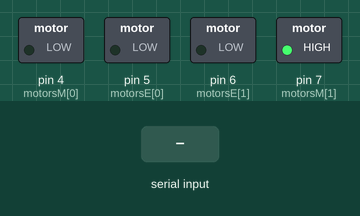
Simulated run of this sketch. Board: Arduino Uno, built with avr-gcc and run on an emulated ATmega328P. Shown: switched loads named in the sketch (green lamp = pin HIGH). The test bench sets the inputs (shaded band).

Above: at 1.2 s.
1.3 s: "W" received over Serial
At 2.1 s:
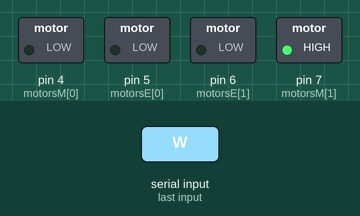
2.9 s: "S" received over Serial
At 3.3 s:
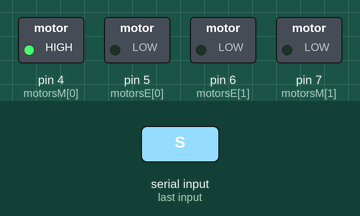
4.5 s: "A" received over Serial
At 5.7 s:
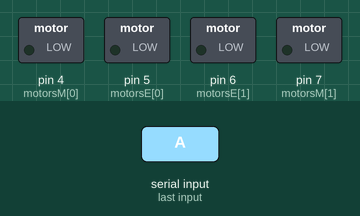
6.1 s: "D" received over Serial
At 7.0 s:
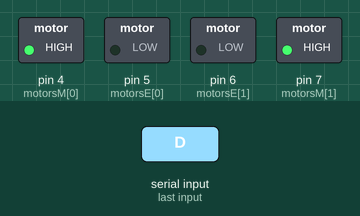
7.7 s: "2" received over Serial
At 8.2 s:
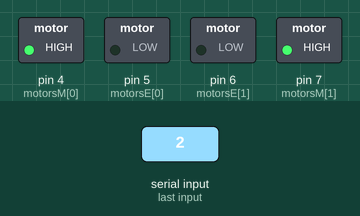
9.3 s: "3" received over Serial
At 10.6 s:
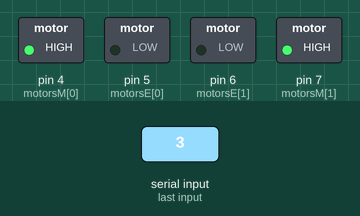
Timing chart, 0 to 11.9 s (numbered marks = the images above; inputs shaded):
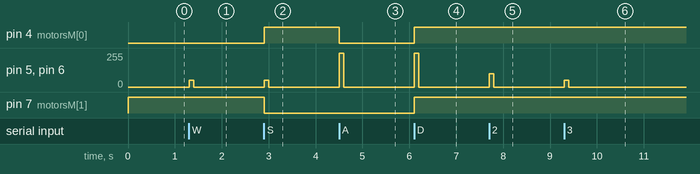

The sketch:

arduino-sirtitan.ino
```cpp
/*
   SirTitan
   Author: https://github.com/rafaelalmeidatk
*/

//--------------------------------------------------
// Motors

int motorsE[2] = { 5, 6 };
int motorsM[2] = { 4, 7 };

//--------------------------------------------------
// Moves

const int M_LEFT = 0;
const int M_RIGHT = 1;

const int FRONT = 0;
const int BACK = 1;
const int LEFT = 2;
const int RIGHT = 3;

const int FAST = 0;
const int MEDIUM = 1;
const int SLOW = 2;

int speeds[3] = { 255, 100, 50 };

//--------------------------------------------------
// Current Speed

int currentSpeed = 0;

//--------------------------------------------------
// Movement changed

bool changed = false;

//--------------------------------------------------

void updateMotorsSpeed(int speedId) {
  if (speedId < 0) {
    speedId = currentSpeed;
  }
  for (int i = 0; i < 2; i++) {
    analogWrite(motorsE[i], speeds[speedId]);
  }
}

void motorDirection(int moveId, bool updateSpeed) {
  int e[2];
  switch (moveId) {
    case FRONT:
      e[0] = LOW;
      e[1] = HIGH;
      break;
    case BACK:
      e[0] = HIGH;
      e[1] = LOW;
      break;
    case LEFT:
      e[0] = LOW;
      e[1] = LOW;
      break;
    case RIGHT:
      e[0] = HIGH;
      e[1] = HIGH;
      break;
  }
  for (int i = 0; i < 2; i++) {
    digitalWrite(motorsM[i], e[i]);
  }
  if (updateSpeed) {
    updateMotorsSpeed(-1);
  }
}

void motorSpeed(int speedId, bool updateSpeed, bool keepSpeed) {
  if (keepSpeed) {
    currentSpeed = speedId;
  }
  if (updateSpeed) {
    updateMotorsSpeed(speedId);
  }
}

void moveRobot(int moveId) {
  if (moveId == LEFT || moveId == RIGHT) {
    motorDirection(moveId, false);
    motorSpeed(FAST, true, false);
  } else {
    motorDirection(moveId, true);
  }
}

void serialFlush() {
  while (Serial.available() > 0) {
    char t = Serial.read();
  }
}

void setup()
{
  Serial.begin(9600);
  for (int i = 0; i < 2; i++) {
    pinMode(motorsM[i], OUTPUT);
  }
  digitalWrite(motorsM[0], LOW);
  digitalWrite(motorsM[1], HIGH);
  motorSpeed(SLOW, false, true);
}

void loop()
{
  if (Serial.available() > 0) {
    int incomingByte = Serial.read();
    if (incomingByte == 'W') {
      moveRobot(FRONT);
      changed = true;
    }
    if (incomingByte == 'S') {
      moveRobot(BACK);
      changed = true;
    }
    if (incomingByte == 'A') {
      moveRobot(LEFT);
      changed = true;
    }
    if (incomingByte == 'D') {
      moveRobot(RIGHT);
      changed = true;
    }
    if (incomingByte == '1') {
      motorSpeed(FAST, true, true);
      changed = true;
    }
    if (incomingByte == '2') {
      motorSpeed(MEDIUM, true, true);
      changed = true;
    }
    if (incomingByte == '3') {
      motorSpeed(SLOW, true, true);
      changed = true;
    }
    serialFlush();
    delay(100);
    return;
  }

  if (changed) {
    for (int i = 0; i < 2; i++) {
      analogWrite(motorsE[i], 0);
    }
    changed = false;
  }
}
```

Measured:
- after the input at 1.3 s, pin 5 (motorsE[0]), pin 6 (motorsE[1]): 0/255 → 50/255 at once, → 0/255 0.10 s later
- after the input at 2.9 s, pin 4 (motorsM[0]): LOW → HIGH at once; pin 5 (motorsE[0]), pin 6 (motorsE[1]): 0/255 → 50/255 at once, → 0/255 0.10 s later; pin 7 (motorsM[1]): HIGH → LOW at once
- after the input at 4.5 s, pin 4 (motorsM[0]): HIGH → LOW at once; pin 5 (motorsE[0]), pin 6 (motorsE[1]): 0/255 → 255/255 at once, → 0/255 0.10 s later
- after the input at 6.1 s, pin 4 (motorsM[0]), pin 7 (motorsM[1]): LOW → HIGH at once; pin 5 (motorsE[0]), pin 6 (motorsE[1]): 0/255 → 255/255 at once, → 0/255 0.10 s later
- after the input at 7.7 s, pin 5 (motorsE[0]), pin 6 (motorsE[1]): 0/255 → 100/255 at once, → 0/255 0.10 s later
- after the input at 9.3 s, pin 5 (motorsE[0]), pin 6 (motorsE[1]): 0/255 → 50/255 at once, → 0/255 0.10 s later
